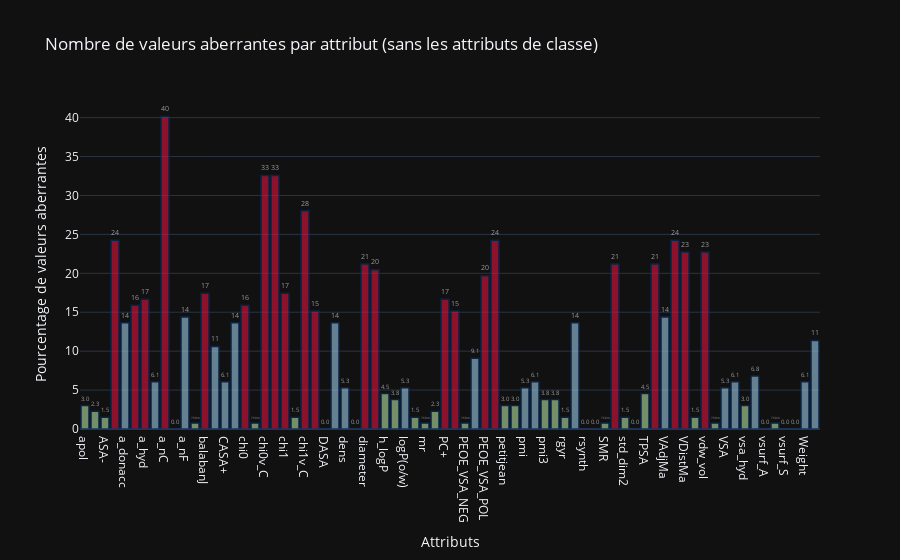

Notebook source saved alongside this figure:
### Code cell
fig = go.Figure([go.Bar(x=list(data_no_class.columns), y=rate_of_outliers,text=rate_of_outliers, marker_color=colors_rate_outliers)])
fig.update_traces(marker_line_color='rgb(8,48,107)',
                  marker_line_width=1.5, opacity=0.6,texttemplate='%{text:.2s}', textposition='outside')
fig.update_layout(yaxis=dict(title='Pourcentage de valeurs aberrantes'),
                  xaxis=dict(title="Attributs"),title_text='Nombre de valeurs aberrantes par attribut (sans les attributs de classe)')
fig.show()

### Figure 1 — Plotly figure (JSON) as saved in the notebook; plotly's stock layout.template omitted (floating-point values rounded to 4 significant figures)
{"data": [{"marker": {"color": ["#B6E2A1", "#B6E2A1", "#B6E2A1", "crimson", "rgb(158,202,225)", "crimson", "crimson", "rgb(158,202,225)", "crimson", "#B6E2A1", "rgb(158,202,225)", "#B6E2A1", "crimson", "rgb(158,202,225)", "rgb(158,202,225)", "rgb(158,202,225)", "crimson", "#B6E2A1", "crimson", "crimson", "crimson", "#B6E2A1", "crimson", "crimson", "#B6E2A1", "rgb(158,202,225)", "rgb(158,202,225)", "#B6E2A1", "crimson", "crimson", "#B6E2A1", "#B6E2A1", "rgb(158,202,225)", "#B6E2A1", "#B6E2A1", "#B6E2A1", "crimson", "crimson", "#B6E2A1", "rgb(158,202,225)", "crimson", "crimson", "#B6E2A1", "#B6E2A1", "rgb(158,202,225)", "rgb(158,202,225)", "#B6E2A1", "#B6E2A1", "#B6E2A1", "rgb(158,202,225)", "#B6E2A1", "#B6E2A1", "#B6E2A1", "crimson", "#B6E2A1", "#B6E2A1", "#B6E2A1", "crimson", "rgb(158,202,225)", "crimson", "crimson", "#B6E2A1", "crimson", "#B6E2A1", "rgb(158,202,225)", "rgb(158,202,225)", "#B6E2A1", "rgb(158,202,225)", "#B6E2A1", "#B6E2A1", "#B6E2A1", "#B6E2A1", "rgb(158,202,225)", "rgb(158,202,225)"], "line": {"color": "rgb(8,48,107)", "width": 1.5}}, "text": ["3.0303030303030303", "2.272727272727273", "1.5151515151515151", "24.242424242424242", "13.636363636363635", "15.909090909090908", "16.666666666666664", "6.0606060606060606", "40.15151515151515", "0.0", "14.393939393939394", "0.7575757575757576", "17.424242424242426", "10.606060606060606", "6.0606060606060606", "13.636363636363635", "15.909090909090908", "0.7575757575757576", "32.57575757575758", "32.57575757575758", "17.424242424242426", "1.5151515151515151", "28.030303030303028", "15.151515151515152", "0.0", "13.636363636363635", "5.303030303030303", "0.0", "21.21212121212121", "20.454545454545457", "4.545454545454546", "3.787878787878788", "5.303030303030303", "1.5151515151515151", "0.7575757575757576", "2.272727272727273", "16.666666666666664", "15.151515151515152", "0.7575757575757576", "9.090909090909092", "19.696969696969695", "24.242424242424242", "3.0303030303030303", "3.0303030303030303", "5.303030303030303", "6.0606060606060606", "3.787878787878788", "3.787878787878788", "1.5151515151515151", "13.636363636363635", "0.0", "0.0", "0.7575757575757576", "21.21212121212121", "1.5151515151515151", "0.0", "4.545454545454546", "21.21212121212121", "14.393939393939394", "24.242424242424242", "22.727272727272727", "1.5151515151515151", "22.727272727272727", "0.7575757575757576", "5.303030303030303", "6.0606060606060606", "3.0303030303030303", "6.8181818181818175", "0.0", "0.7575757575757576", "0.0", "0.0", "6.0606060606060606", "11.363636363636363"], "x": ["apol", "ASA+", "ASA-", "a_count", "a_donacc", "a_heavy", "a_hyd", "a_IC", "a_nC", "a_nCl", "a_nF", "a_nH", "balabanJ", "bpol", "CASA+", "CASA-", "chi0", "chi0v", "chi0v_C", "chi0_C", "chi1", "chi1v", "chi1v_C", "chi1_C", "DASA", "DCASA", "dens", "density", "diameter", "dipole", "h_logP", "h_logS", "logP(o/w)", "logS", "mr", "npr2", "PC+", "PC-", "PEOE_VSA_NEG", "PEOE_VSA_PNEG", "PEOE_VSA_POL", "PEOE_VSA_PPOS", "petitjean", "petitjeanSC", "pmi", "pmi2", "pmi3", "radius", "rgyr", "RPC-", "rsynth", "SlogP", "SMR", "std_dim1", "std_dim2", "std_dim3", "TPSA", "VAdjEq", "VAdjMa", "VDistEq", "VDistMa", "vdw_area", "vdw_vol", "vol", "VSA", "vsa_acc", "vsa_hyd", "vsa_pol", "vsurf_A", "vsurf_R", "vsurf_S", "vsurf_V", "Weight", "zagreb"], "y": [3.03, 2.273, 1.515, 24.24, 13.64, 15.91, 16.67, 6.061, 40.15, 0.0, 14.39, 0.7576, 17.42, 10.61, 6.061, 13.64, 15.91, 0.7576, 32.58, 32.58, 17.42, 1.515, 28.03, 15.15, 0.0, 13.64, 5.303, 0.0, 21.21, 20.45, 4.545, 3.788, 5.303, 1.515, 0.7576, 2.273, 16.67, 15.15, 0.7576, 9.091, 19.7, 24.24, 3.03, 3.03, 5.303, 6.061, 3.788, 3.788, 1.515, 13.64, 0.0, 0.0, 0.7576, 21.21, 1.515, 0.0, 4.545, 21.21, 14.39, 24.24, 22.73, 1.515, 22.73, 0.7576, 5.303, 6.061, 3.03, 6.818, 0.0, 0.7576, 0.0, 0.0, 6.061, 11.36], "type": "bar", "opacity": 0.6, "textposition": "outside", "texttemplate": "%{text:.2s}"}], "layout": {"title": {"text": "Nombre de valeurs aberrantes par attribut (sans les attributs de classe)"}, "yaxis": {"title": {"text": "Pourcentage de valeurs aberrantes"}}, "xaxis": {"title": {"text": "Attributs"}}}}
